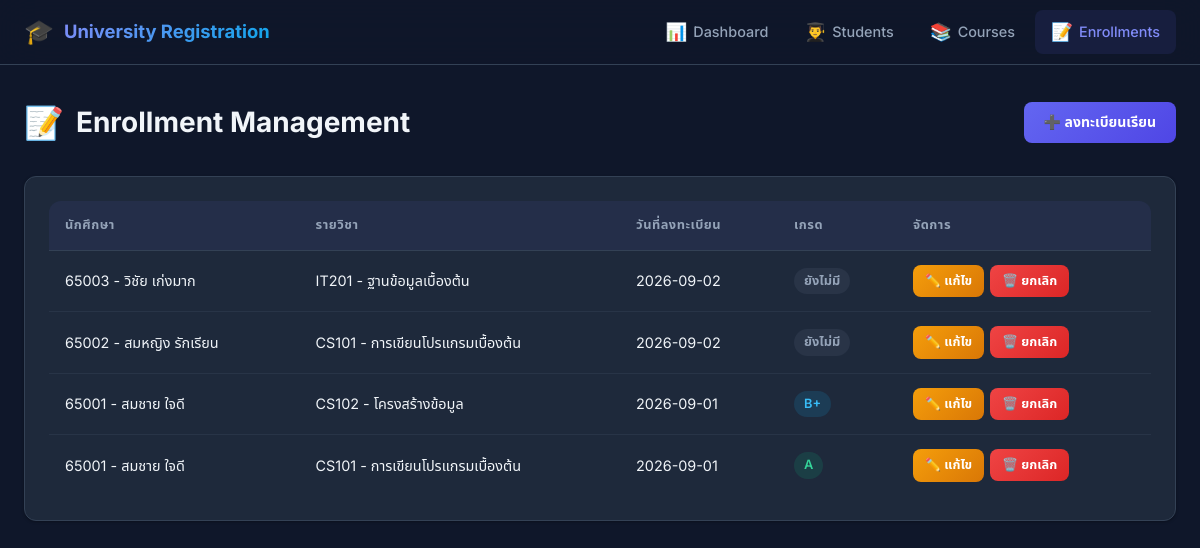
/pages/enrollments.php, run on the app's committed database.
### tables this page shows
CREATE TABLE IF NOT EXISTS enrollments (
    id INT AUTO_INCREMENT PRIMARY KEY,
    student_id INT NOT NULL,
    course_id INT NOT NULL,
    enrollment_date DATE NOT NULL,
    grade VARCHAR(2) DEFAULT NULL,

     
    FOREIGN KEY (student_id) REFERENCES students(id) ON DELETE CASCADE,

     
    FOREIGN KEY (course_id) REFERENCES courses(id) ON DELETE CASCADE
);

CREATE TABLE IF NOT EXISTS students (
    id INT AUTO_INCREMENT PRIMARY KEY,
    student_code VARCHAR(20) NOT NULL UNIQUE,
    name VARCHAR(100) NOT NULL,
    email VARCHAR(100) NOT NULL UNIQUE,
    department VARCHAR(100) NOT NULL
);

CREATE TABLE IF NOT EXISTS courses (
    id INT AUTO_INCREMENT PRIMARY KEY,
    course_code VARCHAR(20) NOT NULL UNIQUE,
    course_name VARCHAR(100) NOT NULL,
    credits INT NOT NULL,
    teacher VARCHAR(100) NOT NULL
);

### pages/enrollments.php (the view, shortened to what this page needs)
<?php
require_once __DIR__ . '/../config/database.php';
$stmt = $pdo->query("
    SELECT
        e.id,
        e.student_id,
        e.course_id,
        e.enrollment_date,
        e.grade,
        s.student_code,
        s.name AS student_name,
        c.course_code,
        c.course_name
    FROM enrollments e
    JOIN students s ON e.student_id = s.id
    JOIN courses c ON e.course_id = c.id
    ORDER BY e.id DESC
");
$enrollments = $stmt->fetchAll();
require_once __DIR__ . '/../includes/header.php';
require_once __DIR__ . '/../includes/navbar.php';
?>
<div class="main-content">
    <div class="page-header">
        <h1 class="page-title">
            <span class="page-title-icon">📝</span>
            Enrollment Management
        </h1>
        <button class="btn btn-primary" onclick="openModal('enrollmentModal')">
            ➕ ลงทะเบียนเรียน
        </button>
    </div>
    <div class="card">
        <?php if (count($enrollments) > 0): ?>
        <div class="table-container">
            <table class="data-table">
                <thead>
                    <tr>
                        <th>นักศึกษา</th>
                        <th>รายวิชา</th>
                        <th>วันที่ลงทะเบียน</th>
                        <th>เกรด</th>
                        <th>จัดการ</th>
                    </tr>
                </thead>
                <tbody>
                    <?php foreach ($enrollments as $enrollment): ?>
                    <tr>
                        <td>
                            <?= htmlspecialchars($enrollment['student_code']) ?> -
                            <?= htmlspecialchars($enrollment['student_name']) ?>
                        </td>
                        <td>
                            <?= htmlspecialchars($enrollment['course_code']) ?> -
                            <?= htmlspecialchars($enrollment['course_name']) ?>
                        </td>
                        <td><?= htmlspecialchars($enrollment['enrollment_date']) ?></td>
                        <td>
                            <?php if ($enrollment['grade']): ?>
                                <?php
                                $gradeClass = 'grade-none';
                                $firstChar = strtolower(substr($enrollment['grade'], 0, 1));
                                if ($firstChar === 'a') $gradeClass = 'grade-a';
                                elseif ($firstChar === 'b') $gradeClass = 'grade-b';
                                elseif ($firstChar === 'c') $gradeClass = 'grade-c';
                                elseif ($firstChar === 'd') $gradeClass = 'grade-d';
                                elseif ($firstChar === 'f') $gradeClass = 'grade-f';
                                ?>
                                <span class="grade-badge <?= $gradeClass ?>">
                                    <?= htmlspecialchars($enrollment['grade']) ?>
                                </span>
                            <?php else: ?>
                                <span class="grade-badge grade-none">ยังไม่มี</span>
                            <?php endif; ?>
                        </td>
                        <td>
                            <div class="action-buttons">
                                <a href="enrollments.php?edit=<?= $enrollment['id'] ?>" class="btn btn-warning btn-sm">
                                    ✏️ แก้ไข
                                </a>
                                <form method="POST" action="../actions/enrollment_delete.php" style="display:inline;"
                                      onsubmit="return confirmDelete('<?= htmlspecialchars($enrollment['student_name'] . ' - ' . $enrollment['course_name'], ENT_QUOTES) ?>')">
                                    <button type="submit" class="btn btn-danger btn-sm">🗑️ ยกเลิก</button>
                                </form>
                            </div>
                        </td>
                    </tr>
                    <?php endforeach; ?>
                </tbody>
            </table>
        </div>
        <?php endif; ?>
    </div>
</div>
<?php require_once __DIR__ . '/../includes/footer.php'; ?>

### css/style.css (style rules this page uses)
:root { --color-primary: #6366f1; --color-primary-dark: #4f46e5; --color-primary-light: #818cf8; --color-secondary: #0ea5e9; --color-success: #10b981; --color-warning: #f59e0b; --color-danger: #ef4444; --color-danger-dark: #dc2626; --bg-body: #0f172a; --bg-card: #1e293b; --bg-card-hover: #273548; --bg-input: #0f172a; --bg-navbar: rgba(15, 23, 42, 0.8); --text-primary: #f1f5f9; --text-secondary: #94a3b8; --text-muted: #64748b; --border-color: #334155; --border-radius: 12px; --border-radius-sm: 8px; --shadow-sm: 0 1px 3px rgba(0, 0, 0, 0.3); --shadow-md: 0 4px 20px rgba(0, 0, 0, 0.3); --shadow-lg: 0 10px 40px rgba(0, 0, 0, 0.4); --shadow-glow: 0 0 20px rgba(99, 102, 241, 0.15); --transition: all 0.3s ease; --font-family: 'Inter', 'Noto Sans Thai', sans-serif; }
* { margin: 0; padding: 0; box-sizing: border-box; }
body { font-family: var(--font-family); background: var(--bg-body); color: var(--text-primary); line-height: 1.6; min-height: 100vh; }
a { text-decoration: none; color: inherit; }
.main-content { max-width: 1200px; margin: 0 auto; padding: 32px 24px; }
.page-header { display: flex; align-items: center; justify-content: space-between; margin-bottom: 28px; }
.page-title { font-size: 1.75rem; font-weight: 700; display: flex; align-items: center; gap: 12px; }
.page-title-icon { font-size: 2rem; }
.card { background: var(--bg-card); border: 1px solid var(--border-color); border-radius: var(--border-radius); padding: 24px; box-shadow: var(--shadow-sm); transition: var(--transition); }
.btn { display: inline-flex; align-items: center; gap: 6px; padding: 10px 20px; border: none; border-radius: var(--border-radius-sm); font-family: var(--font-family); font-size: 0.875rem; font-weight: 600; cursor: pointer; transition: var(--transition); text-decoration: none; }
.btn-primary { background: linear-gradient(135deg, var(--color-primary), var(--color-primary-dark)); color: white; }
.btn-warning { background: linear-gradient(135deg, var(--color-warning), #d97706); color: white; }
.btn-danger { background: linear-gradient(135deg, var(--color-danger), var(--color-danger-dark)); color: white; }
.btn-sm { padding: 6px 12px; font-size: 0.8rem; }
.table-container { overflow-x: auto; border-radius: var(--border-radius); }
.data-table { width: 100%; border-collapse: collapse; }
.data-table thead th { background: rgba(99, 102, 241, 0.08); padding: 14px 16px; text-align: left; font-size: 0.8rem; font-weight: 600; color: var(--text-secondary); text-transform: uppercase; letter-spacing: 0.5px; border-bottom: 1px solid var(--border-color); }
.data-table tbody td { padding: 14px 16px; font-size: 0.9rem; border-bottom: 1px solid rgba(51, 65, 85, 0.5); color: var(--text-primary); }
.data-table tbody tr { transition: var(--transition); }
.data-table tbody tr:last-child td { border-bottom: none; }
.action-buttons { display: flex; gap: 6px; }
.grade-badge { display: inline-block; padding: 3px 10px; border-radius: 20px; font-size: 0.8rem; font-weight: 600; }
.grade-a { background: rgba(16, 185, 129, 0.15); color: #34d399; }
.grade-b { background: rgba(14, 165, 233, 0.15); color: #38bdf8; }
.grade-none { background: rgba(100, 116, 139, 0.15); color: #94a3b8; }

### data on the page
enrollments: student.student_code "65003", student.name "วิชัย เก่งมาก", course.course_code "IT201", course.course_name "ฐานข้อมูลเบื้องต้น", enrollment_date "2026-09-02", shows "ยังไม่มี"
enrollments: student.student_code "65002", student.name "สมหญิง รักเรียน", course.course_code "CS101", course.course_name "การเขียนโปรแกรมเบื้องต้น", enrollment_date "2026-09-02", shows "ยังไม่มี"
enrollments: student.student_code "65001", student.name "สมชาย ใจดี", course.course_code "CS102", course.course_name "โครงสร้างข้อมูล", enrollment_date "2026-09-01", grade "B+"
enrollments: student.student_code "65001", student.name "สมชาย ใจดี", course.course_code "CS101", course.course_name "การเขียนโปรแกรมเบื้องต้น", enrollment_date "2026-09-01", grade "A"
